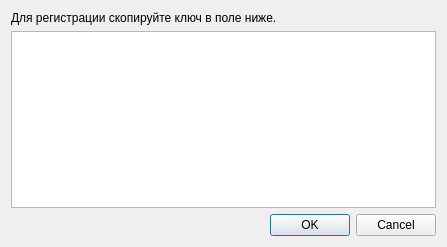
<?xml version="1.0" encoding="UTF-8"?>
<ui version="4.0">
 <class>Dialog</class>
 <widget class="QDialog" name="Dialog">
  <property name="windowModality">
   <enum>Qt::ApplicationModal</enum>
  </property>
  <property name="geometry">
   <rect>
    <x>0</x>
    <y>0</y>
    <width>447</width>
    <height>247</height>
   </rect>
  </property>
  <property name="windowTitle">
   <string>Регистрация</string>
  </property>
  <layout class="QGridLayout" name="gridLayout">
   <item row="0" column="0">
    <widget class="QLabel" name="label">
     <property name="text">
      <string>Для регистрации скопируйте ключ в поле ниже.</string>
     </property>
    </widget>
   </item>
   <item row="1" column="0">
    <widget class="QPlainTextEdit" name="plainTextEdit"/>
   </item>
   <item row="2" column="0">
    <widget class="QDialogButtonBox" name="buttonBox">
     <property name="orientation">
      <enum>Qt::Horizontal</enum>
     </property>
     <property name="standardButtons">
      <set>QDialogButtonBox::Cancel|QDialogButtonBox::Ok</set>
     </property>
    </widget>
   </item>
  </layout>
 </widget>
 <resources/>
 <connections>
  <connection>
   <sender>buttonBox</sender>
   <signal>accepted()</signal>
   <receiver>Dialog</receiver>
   <slot>accept()</slot>
   <hints>
    <hint type="sourcelabel">
     <x>248</x>
     <y>254</y>
    </hint>
    <hint type="destinationlabel">
     <x>157</x>
     <y>274</y>
    </hint>
   </hints>
  </connection>
  <connection>
   <sender>buttonBox</sender>
   <signal>rejected()</signal>
   <receiver>Dialog</receiver>
   <slot>reject()</slot>
   <hints>
    <hint type="sourcelabel">
     <x>316</x>
     <y>260</y>
    </hint>
    <hint type="destinationlabel">
     <x>286</x>
     <y>274</y>
    </hint>
   </hints>
  </connection>
 </connections>
</ui>
